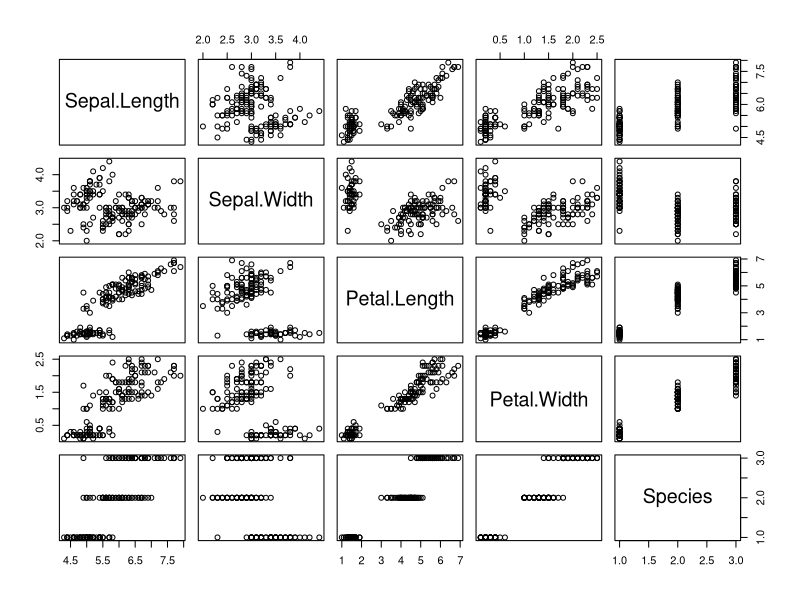
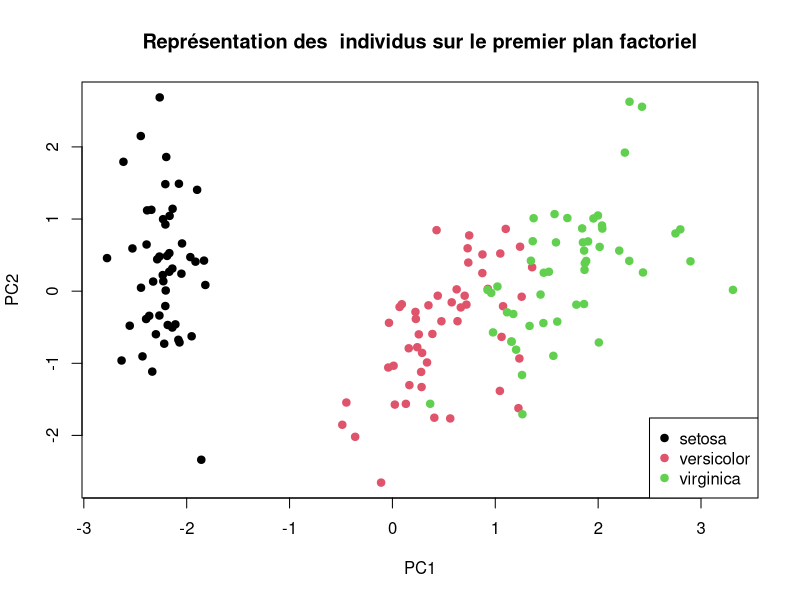
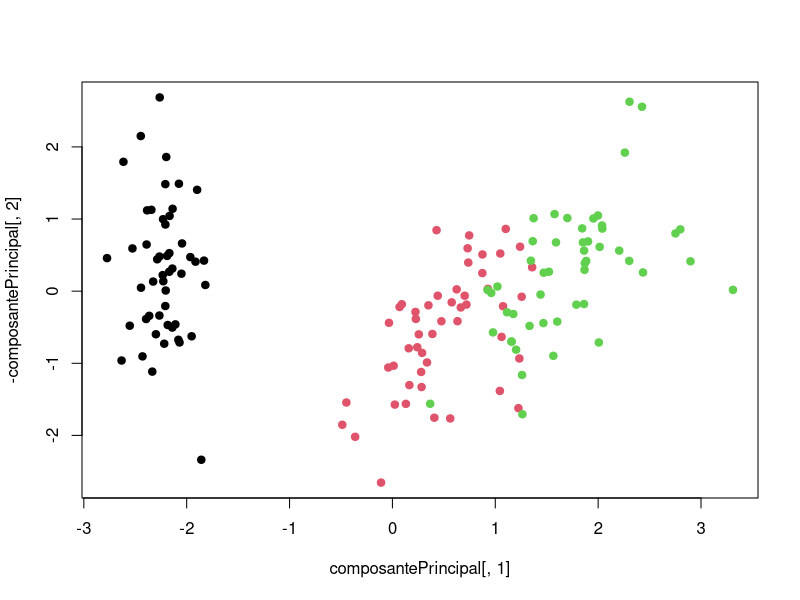
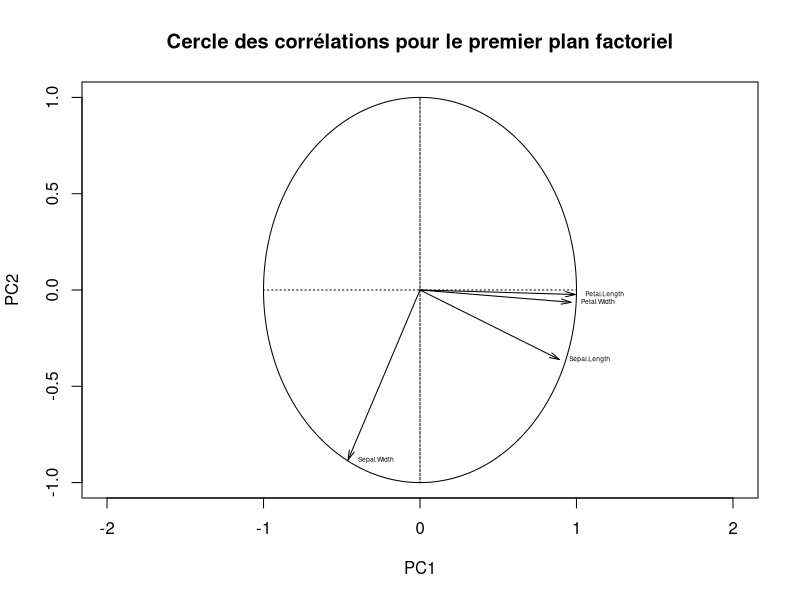
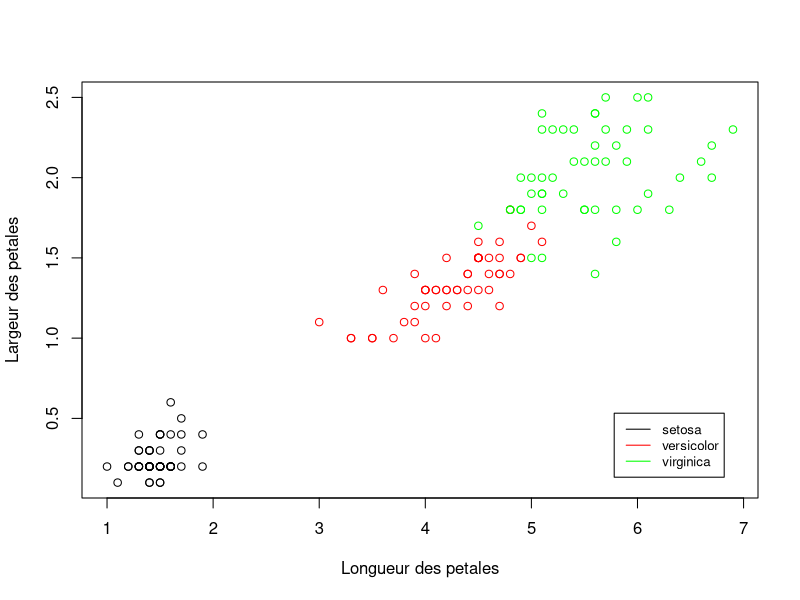
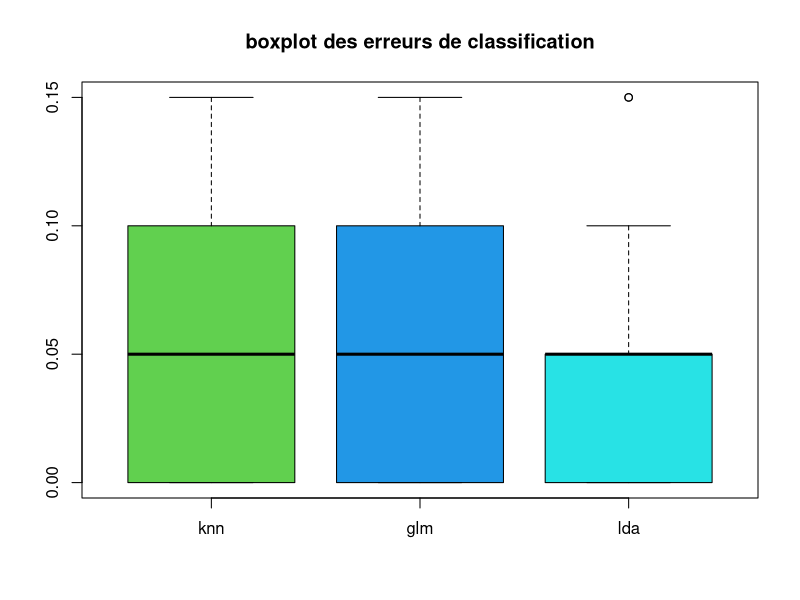
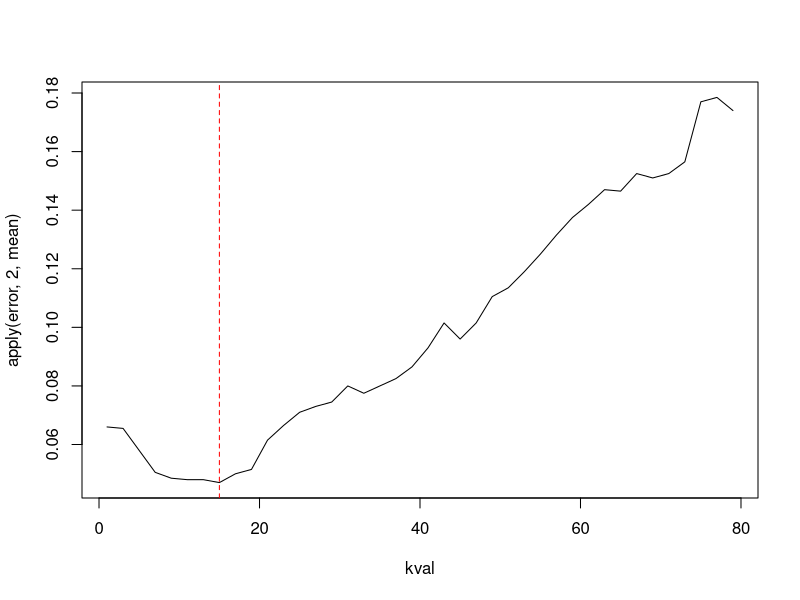

Generate these figures, in order, with R:
rm(list=ls())

data(iris)
library(class)
library(MASS)

###Exo 1
#1
#sigma=1
p<-0.5
mu1<-3
mu0<-1 #mu1>mu0
y<-rbinom(1,1,p)
x<-y*rnorm(1,mu1)+(1-y)*rnorm(1,mu0)
a<-(mu1-mu0)
b<-(mu1^2-mu0^2)/2
pred<-a*x>=b

#2
risque_bayes<-function(n,p,mu0,mu1){
  if (mu1<mu0) stop("Erreur mu1 doit être plus grand que mu0")
  y<-rbinom(n,1,p)
  x<-y*rnorm(n,mu1)+(1-y)*rnorm(n,mu0)
  a<-(mu1-mu0)
  b<-(mu1^2-mu0^2)/2-log(p/(1-p))
  pred<-a*x>=b
  return(mean(pred!=y))
}
p<-0.5
risque_bayes(100000,p,mu0=2,mu1)

mu1=3;mu0=2
1-pnorm((mu1-mu0)/2) #vrai risque oracle (voir TD)
#0.1586553

#3
#a
# data_train=data.frame(Y=grouptrain,X1=X[,1],X2=X[,2])
# fit=lda(Y~X1+X2,data=data_train)

n=10
y.train <- rbinom(n,1,p)
x.train <- y.train*rnorm(n,mu1,1)+(1-y.train)*rnorm(n,mu0,1)
datatrain<-data.frame(y=y.train,x=x.train)
model.lda <- lda(y~x,data=datatrain)
y.test <- rbinom(10,1,p)
x.test <- y.test*rnorm(10,mu1)+(1-y.test)*rnorm(10,mu0)
newdata=data.frame(x=x.test,y=y.test)
pred.lda <- predict(model.lda, newdata = newdata) # voir help(predict.lda) 
risque.estim <- mean(pred.lda$class!=y.test)

#b
risques<-function(n,p,mu0,mu1){
  y.train <- rbinom(n,1,p)
  x.train <- y.train*rnorm(n,mu1,1)+(1-y.train)*rnorm(n,mu0,1)
  datatrain<-data.frame(y=y.train,x=x.train)
  model.lda <- lda(y~x,data=datatrain)
  y.test <- rbinom(1000,1,p)
  x.test <- y.test*rnorm(1000,mu1)+(1-y.test)*rnorm(1000,mu0)
  newdata=data.frame(x=x.test,y=y.test)
  pred.lda <- predict(model.lda, newdata = newdata)
  
  a<-(mu1-mu0)
  b<-(mu1^2-mu0^2)/2
  pred.bayes<-a*x.test>=b
  
  risque.lda <- mean(pred.lda$class!=y.test)
  risque.bayes<-mean(pred.bayes!=y.test)
  return(list(risque.lda=risque.lda,risque.bayes=risque.bayes))
}

risques(100,p,mu0,mu1)
risques(1000,p,mu0,mu1)
risques(100000,p,mu0,mu1)

###Exo 2
summary(iris)
pairs(iris)
cor(iris[,1:4])

AcpIris <- princomp(iris[,1:4], cor = T, scores =T)

AcpIris$sdev

sum(AcpIris$sdev[1:2]^2)/sum(AcpIris$sdev^2)

AcpIris$scores[1,1:2]

plot(AcpIris$scores[,1:2], col = iris$Species, pch = 19, 
     main ="Représentation des  individus sur le premier plan factoriel", 
     xlab = "PC1", ylab = "PC2")
legend("bottomright", legend  = unique(iris$Species) , 
       col = unique(iris$Species), pch = 19)

dataMatrix <- iris[,1:4]
cenRed <- function(x){y <- sqrt((1/nrow(dataMatrix))*sum((x - mean(x))^2))
out <- (x - mean(x))/y
return(out)}
dataNew <- apply(dataMatrix, 2, cenRed)


V <- (1/nrow(dataNew))*(t(dataNew)%*%dataNew)
diagoV <- eigen(V)


composantePrincipal <- apply(diagoV[[2]],2, function(x){out <- dataNew%*%x
return(out)})
valeurPrincipal <- diagoV[[1]]
correlations <- matrix(c(sqrt(valeurPrincipal[1])*diagoV[[2]][,1], 
                         sqrt(valeurPrincipal[2])*diagoV[[2]][,2]), ncol = 2)

plot(composantePrincipal[,1],-composantePrincipal[,2], col = iris$Species, pch = 19)

u <- seq(0,2*pi,0.001)
plot(cos(u), sin(u), type = "l", 
     main = "Cercle des corrélations pour le premier plan factoriel", 
     xlab = "PC1", ylab = "PC2", xlim = c(-2,2))
polygon(c(0,0),c(-1,1),  lty = 3)
polygon(c(-1,1), c(0,0), lty = 3)

aux1 <- sapply(1:ncol(dataNew), 
               function(int){arrows(0,0,correlations[int,1],correlations[int,2], 
                                    angle = 15, length = 0.10)
                 text(correlations[int, 1],correlations[int,2], 
                      labels = colnames(dataNew)[int], cex = 0.4, pos  = 4)})


rownames(correlations) <- colnames(dataNew)
round(apply(correlations,1, function(x){sum(x^2)}), digits =2)


#Q5
plot(iris$Petal.Length[1:50],iris$Petal.Width[1:50],type="p",
     xlim=c(min(iris$Petal.Length),max(iris$Petal.Length)),
     ylim=c(min(iris$Petal.Width),max(iris$Petal.Width)),
     xlab="Longueur des petales",ylab="Largeur des petales")
lines(iris$Petal.Length[51:100],iris$Petal.Width[51:100],type="p",col="red")
lines(iris$Petal.Length[101:150],iris$Petal.Width[101:150],type="p",col="green")
legend("bottomright",lty=c(1,1,1),legend=c("setosa","versicolor","virginica"),
       col=c("black","red","green"),cex=0.8,inset=0.05)


iris2 <- iris[iris[,5]!="setosa",]
iris2$Species<-droplevels(iris2$Species)
colnames(iris2) = c(colnames(iris2[,1:4]), "Y")
iris2$Y <- (iris2$Y == "versicolor")+0
rownames(iris2) <- c()


Nrep <- 100
error <- matrix(NA, nrow = Nrep, ncol = 3)
colnames(error) <- c("knn", "glm", "lda")

for (ii in 1:Nrep){
  N <- 80
  idx1 <- sample(1:50, N/2, replace = F)
  idx0 <- sample(51:100, N/2, replace = F)
  dataL <- iris2[c(idx1,idx0),]
  dataV <- iris2[-c(idx1,idx0),]
  pred.knn <- knn(train = dataL[,-5], test = dataV[,-5], 
                  cl = dataL[,5], k = 3, prob = F)
  fit.glm <- suppressWarnings(glm(Y~., data = dataL, family = binomial, maxit = 100))
  pred <- predict(fit.glm, newdata = dataV[,-5], type = "response")
  pred.glm <- (pred >=0.5)+0
  fit.lda <- lda(as.matrix(dataL[,-5]), dataL[,5])
  pred.lda <- predict(fit.lda, newdata = as.matrix(dataV[,-5]))$class
  error[ii,] <- c(mean(pred.knn!= dataV[,5]),mean(pred.glm!= dataV[,5]),
                  mean(pred.lda!= dataV[,5]) )
}

errorFinal <- print(round(apply(error,2,mean), digits=2))


boxplot(error,main  = "boxplot des erreurs de classification", col = 3:5)

#Choix de k optimal
Nrep <- 100
kval <- seq(1,79,by=2)
error <- matrix(NA,Nrep,length(kval))

for (i in 1:Nrep)
{
  N <- 80
  idx1 <- sample(1:50, N/2, replace = F)
  idx0 <- sample(51:100, N/2, replace = F)
  dataL <- iris2[c(idx1,idx0),]
  dataV <- iris2[-c(idx1,idx0),]
  for (j in 1:(length(kval)))
  {
    pred.knn <- knn(train = dataL[,-5], test = dataV[,-5], 
                    cl = dataL[,5], k = kval[j], prob = F)
    error[i,j] <- mean(dataV[,5]!=pred.knn)
  }
}
apply(error,2,mean)

plot(kval,apply(error,2,mean),type="l")
abline(v=kval[which.min(apply(error,2,mean))],lty=2,col="red")

#plus petit taux de mauvaise classification
min(apply(error,2,mean)) #0.0415

#valeur optimale de k pour l'algo des k-plus proches voisins
kval[which.min(apply(error,2,mean))] #13

#On peut ensuite re-appliquer le k optimal sur les donnes et comparer
#avec les methods lda et glm.

#Q.bonus
fit.glm_all <- glm(Y~., data = iris2, family = binomial, maxit = 100)
summary(fit.glm_all)
#On retrouve bien que les variables les plus significatives sont longueur et 
#largeur des petales !!
